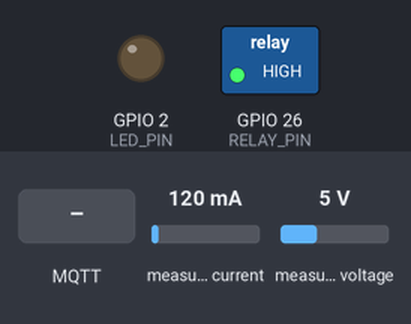
A program run on a simulated ESP32. Shown: switched loads named in the program (green lamp = pin HIGH), output pins drawn as LEDs (lit = HIGH). Inputs (shaded band) come from the test bench; at power-on: measured current 120 mA, measured voltage 5 V. WiFi joins after 1.5 s; servers stay silent unless stated; EEPROM starts erased; no MQTT or app messages arrive unless stated; what the program prints to the serial monitor is not drawn.

Above: at 2.7 s.
2.8 s: MQTT message "ON" arrives on the first subscribed topic
At 6.3 s:
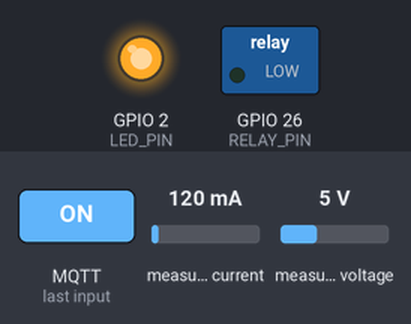
6.6 s: MQTT message "OFF" arrives on the first subscribed topic
At 7.8 s:
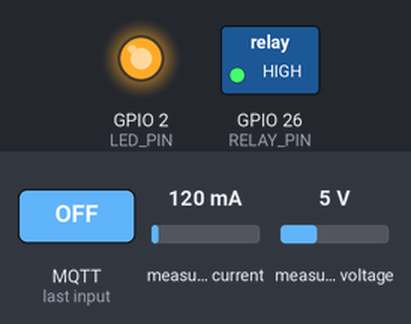
8.1 s: MQTT message "on" arrives on the first subscribed topic
At 9.2 s:
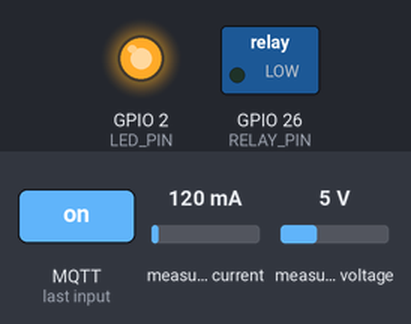
9.6 s: MQTT message "off" arrives on the first subscribed topic
At 10.3 s:
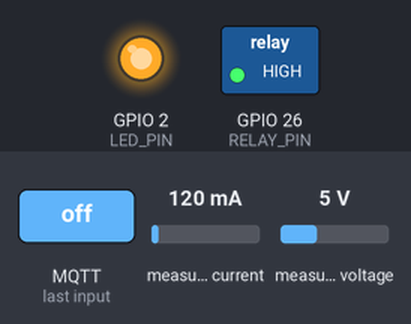
Timing chart, 0 to 12.1 s (numbered marks = the images above; inputs shaded):
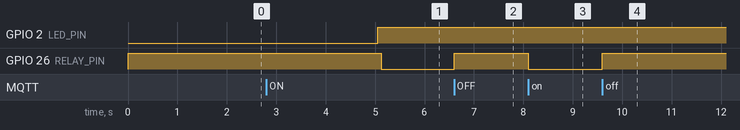

Measured:
- after the input at 2.8 s, GPIO 26 (RELAY_PIN): HIGH → LOW after 2.3 s
- after the input at 6.6 s, GPIO 26 (RELAY_PIN): LOW → HIGH at once
- after the input at 8.1 s, GPIO 26 (RELAY_PIN): HIGH → LOW at once
- after the input at 9.6 s, GPIO 26 (RELAY_PIN): LOW → HIGH at once

The program:

main.cpp
```cpp
/*
 * Interruptor Inteligente — firmware ESP32
 * Lê o PZEM-004T v3, controla o relé e conversa com a API via MQTT.
 * Contrato de tópicos: docs/MQTT.md
 */
#include <Arduino.h>
#include <ArduinoJson.h>
#include <PZEM004Tv30.h>
#include <Preferences.h>
#include <PubSubClient.h>
#include <WiFi.h>
#include <WiFiClientSecure.h>
#include <WiFiManager.h>

#include <cmath>

#include "config.h"
#include "secrets.h"

// O PZEM é criado em setup(); se não responder, o firmware testa os pinos invertidos (fio TX/RX trocado).
PZEM004Tv30 *pzemPtr = nullptr;
#define pzem (*pzemPtr)
int pzemRx = PZEM_RX_PIN, pzemTx = PZEM_TX_PIN;
int pzemFails = 0;

void beginPzem(int rx, int tx) {
  if (pzemPtr) { delete pzemPtr; Serial2.end(); }
  pzemRx = rx; pzemTx = tx;
  pzemPtr = new PZEM004Tv30(Serial2, rx, tx);
  Serial.printf("[pzem] usando RX=GPIO%d (TX do PZEM) e TX=GPIO%d (RX do PZEM)\n", rx, tx);
}
Preferences prefs;

WiFiClient plainClient;
WiFiClientSecure tlsClient;
PubSubClient mqtt;

String deviceId;
String topicBase;  // interruptor/<id>
bool relayOn = false;
unsigned long lastTelemetry = 0;
unsigned long lastMqttAttempt = 0;

String topic(const char *suffix) { return topicBase + "/" + suffix; }

// ---------- Relé ----------

void applyRelay(bool on) {
  relayOn = on;
  digitalWrite(RELAY_PIN, (on ^ RELAY_ACTIVE_LOW) ? HIGH : LOW);
  if (RESTORE_RELAY_STATE) prefs.putBool("relay", on);
}

void publishRelayState() {
  if (mqtt.connected()) mqtt.publish(topic("relay/state").c_str(), relayOn ? "ON" : "OFF", true);
}

// ---------- Telemetria ----------

void setOrNull(JsonDocument &doc, const char *key, float value, int decimals) {
  if (std::isnan(value)) {
    doc[key] = nullptr;
  } else {
    float m = powf(10, decimals);
    doc[key] = roundf(value * m) / m;
  }
}

void publishTelemetry() {
  JsonDocument doc;
  float volts = pzem.voltage();
  if (std::isnan(volts)) {
    if (++pzemFails % 3 == 0) {  // 3 falhas seguidas: tenta com os fios invertidos
      Serial.println("[pzem] sem resposta — testando TX/RX invertidos");
      beginPzem(pzemTx, pzemRx);
    }
  } else {
    pzemFails = 0;
  }
  setOrNull(doc, "v", volts, 1);
  setOrNull(doc, "i", pzem.current(), 3);
  setOrNull(doc, "p", pzem.power(), 1);
  setOrNull(doc, "e", pzem.energy(), 4);  // kWh acumulado
  setOrNull(doc, "f", pzem.frequency(), 1);
  setOrNull(doc, "pf", pzem.pf(), 2);
  doc["relay"] = relayOn;
  doc["rssi"] = WiFi.RSSI();
  doc["fw"] = FW_VERSION;

  char buf[256];
  size_t n = serializeJson(doc, buf, sizeof(buf));
  mqtt.publish(topic("telemetry").c_str(), (const uint8_t *)buf, n, false);
  Serial.printf("[tele] %s\n", buf);
}

// ---------- MQTT ----------

void onMessage(char *t, byte *payload, unsigned int len) {
  String msg;
  for (unsigned int i = 0; i < len; i++) msg += (char)payload[i];
  msg.trim();
  msg.toUpperCase();
  String tp(t);
  Serial.printf("[mqtt] %s = %s\n", t, msg.c_str());

  if (tp.endsWith("/relay/set")) {
    if (msg == "ON") applyRelay(true);
    else if (msg == "OFF") applyRelay(false);
    else if (msg == "TOGGLE") applyRelay(!relayOn);
    else return;
    publishRelayState();
    publishTelemetry();  // atualiza a tela na hora
  } else if (tp.endsWith("/energy/reset")) {
    pzem.resetEnergy();
  }
}

void connectMqtt() {
  if (mqtt.connected() || millis() - lastMqttAttempt < 5000) return;
  lastMqttAttempt = millis();
  Serial.printf("[mqtt] conectando em %s:%d como %s...\n", MQTT_HOST, MQTT_PORT, deviceId.c_str());

  String will = topic("status");
  const char *user = strlen(MQTT_USER) ? MQTT_USER : nullptr;
  const char *pass = strlen(MQTT_PASS) ? MQTT_PASS : nullptr;
  if (mqtt.connect(deviceId.c_str(), user, pass, will.c_str(), 1, true, "offline")) {
    Serial.println("[mqtt] conectado");
    mqtt.publish(will.c_str(), "online", true);
    publishRelayState();
    mqtt.subscribe(topic("relay/set").c_str(), 1);
    mqtt.subscribe(topic("energy/reset").c_str(), 1);
    digitalWrite(LED_PIN, HIGH);
    publishTelemetry();
  } else {
    Serial.printf("[mqtt] falhou (estado %d)\n", mqtt.state());
    digitalWrite(LED_PIN, LOW);
  }
}

// ---------- Botão local ----------
// Clique no BOOT: liga/desliga o relé. Segurar 5 s: apaga o Wi-Fi salvo e reabre o portal de configuração.

bool lastButton = HIGH;
unsigned long lastButtonChange = 0;
unsigned long pressedAt = 0;

void handleButton() {
  bool b = digitalRead(BUTTON_PIN);
  if (b != lastButton && millis() - lastButtonChange > 50) {
    lastButtonChange = millis();
    lastButton = b;
    if (b == LOW) {
      pressedAt = millis();
    } else if (pressedAt && millis() - pressedAt < 3000) {  // clique curto
      applyRelay(!relayOn);
      publishRelayState();
      Serial.printf("[botao] relé %s\n", relayOn ? "ON" : "OFF");
      pressedAt = 0;
    }
  }
  if (b == LOW && pressedAt && millis() - pressedAt > 5000) {
    Serial.println("[botao] apagando Wi-Fi salvo e reiniciando...");
    WiFiManager wm;
    wm.resetSettings();
    delay(300);
    ESP.restart();
  }
}

// ---------- Wi-Fi ----------
// Sem Wi-Fi salvo, o ESP32 cria a rede "Interruptor-Setup": conecte o celular nela
// e escolha a rede da casa na página que abrir (ou acesse 192.168.4.1).

void setupWifi() {
  digitalWrite(LED_PIN, LOW);
  if (strlen(WIFI_SSID)) {
    WiFi.begin(WIFI_SSID, WIFI_PASSWORD);
  } else {
    WiFiManager wm;
    wm.setConfigPortalTimeout(300);
    wm.setTitle("Interruptor Inteligente");
    Serial.println("[wifi] sem conexão salva? abra a rede Interruptor-Setup no celular");
    if (!wm.autoConnect("Interruptor-Setup")) {
      Serial.println("[wifi] portal expirou, reiniciando");
      ESP.restart();
    }
  }
  unsigned long start = millis();
  while (WiFi.status() != WL_CONNECTED && millis() - start < 15000) {
    delay(300);
    handleButton();
  }
  Serial.println(WiFi.status() == WL_CONNECTED ? "[wifi] ok, IP " + WiFi.localIP().toString() : "[wifi] sem conexão (tentando de novo)");
}

unsigned long lastWifiRetry = 0;

void ensureWifi() {
  if (WiFi.status() == WL_CONNECTED || millis() - lastWifiRetry < 10000) return;
  lastWifiRetry = millis();
  digitalWrite(LED_PIN, LOW);
  Serial.println("[wifi] reconectando...");
  WiFi.reconnect();
}

// ---------- Setup / loop ----------

void setup() {
  Serial.begin(115200);
  pinMode(RELAY_PIN, OUTPUT);
  pinMode(LED_PIN, OUTPUT);
  pinMode(BUTTON_PIN, INPUT_PULLUP);

  prefs.begin("interruptor", false);
  beginPzem(PZEM_RX_PIN, PZEM_TX_PIN);
  applyRelay(RESTORE_RELAY_STATE ? prefs.getBool("relay", false) : false);

  WiFi.mode(WIFI_STA);
  // MAC gravado de fábrica (WiFi.macAddress() volta zerado antes do Wi-Fi iniciar no core 3.x)
  uint64_t mac = ESP.getEfuseMac();  // bytes em ordem little-endian
  char id[20];
  snprintf(id, sizeof(id), "esp32-%02x%02x%02x", (uint8_t)(mac >> 24), (uint8_t)(mac >> 32), (uint8_t)(mac >> 40));
  deviceId = strlen(DEVICE_ID) ? String(DEVICE_ID) : String(id);
  topicBase = String(TOPIC_PREFIX) + "/" + deviceId;
  Serial.printf("\nInterruptor Inteligente %s — id %s\n", FW_VERSION, deviceId.c_str());

  if (MQTT_PORT == 8883) {
    // TODO produção: trocar por tlsClient.setCACert(<certificado raiz do broker>)
    tlsClient.setInsecure();
    mqtt.setClient(tlsClient);
  } else {
    mqtt.setClient(plainClient);
  }
  mqtt.setServer(MQTT_HOST, MQTT_PORT);
  mqtt.setCallback(onMessage);
  mqtt.setBufferSize(512);
  mqtt.setKeepAlive(15);

  setupWifi();
}

void loop() {
  handleButton();
  ensureWifi();
  if (WiFi.status() == WL_CONNECTED) {
    connectMqtt();
    mqtt.loop();
  }
  if (mqtt.connected() && millis() - lastTelemetry >= TELEMETRY_INTERVAL_MS) {
    lastTelemetry = millis();
    publishTelemetry();
  }
}
```

secrets.example.h
```cpp
#pragma once
// Copie este arquivo para secrets.h e preencha. (secrets.h não vai para o git)

// Deixe WIFI_SSID vazio para configurar o Wi-Fi pelo celular (rede "Interruptor-Setup").
#define WIFI_SSID ""
#define WIFI_PASSWORD ""

// Local: IP do seu computador rodando "pnpm dev" (broker embutido na API), porta 1883
// Nuvem (Railway): host e porta do TCP Proxy do serviço, ex. "xxxx.proxy.rlwy.net", 12345,
//   com MQTT_USER/MQTT_PASS iguais às variáveis MQTT_USERNAME/MQTT_PASSWORD da API
// HiveMQ Cloud (opcional): "xxxxxxxx.s1.eu.hivemq.cloud", porta 8883 (TLS)
#define MQTT_HOST "192.168.0.10"
#define MQTT_PORT 1883
#define MQTT_USER ""
#define MQTT_PASS ""

// Opcional: fixar o ID do dispositivo. Vazio = "esp32-" + final do MAC.
#define DEVICE_ID ""
```

config.h
```cpp
#pragma once
// ===== Pinos (ESP32 DevKit V1) =====
#define PZEM_RX_PIN 16   // ESP32 RX2  <- TX do PZEM
#define PZEM_TX_PIN 17   // ESP32 TX2  -> RX do PZEM
#define RELAY_PIN 26     // IN do módulo relé
#define BUTTON_PIN 0     // botão BOOT da placa: liga/desliga local
#define LED_PIN 2        // LED azul da placa: aceso = conectado no MQTT

// A maioria dos módulos de relé com optoacoplador liga com nível BAIXO.
// Se o seu relé ficar invertido, troque para false.
#define RELAY_ACTIVE_LOW true

// Volta ao último estado do relé depois de uma queda de energia
#define RESTORE_RELAY_STATE true

// ===== Comportamento =====
#define TELEMETRY_INTERVAL_MS 5000
#define TOPIC_PREFIX "interruptor"
#define FW_VERSION "0.2.0"
```
